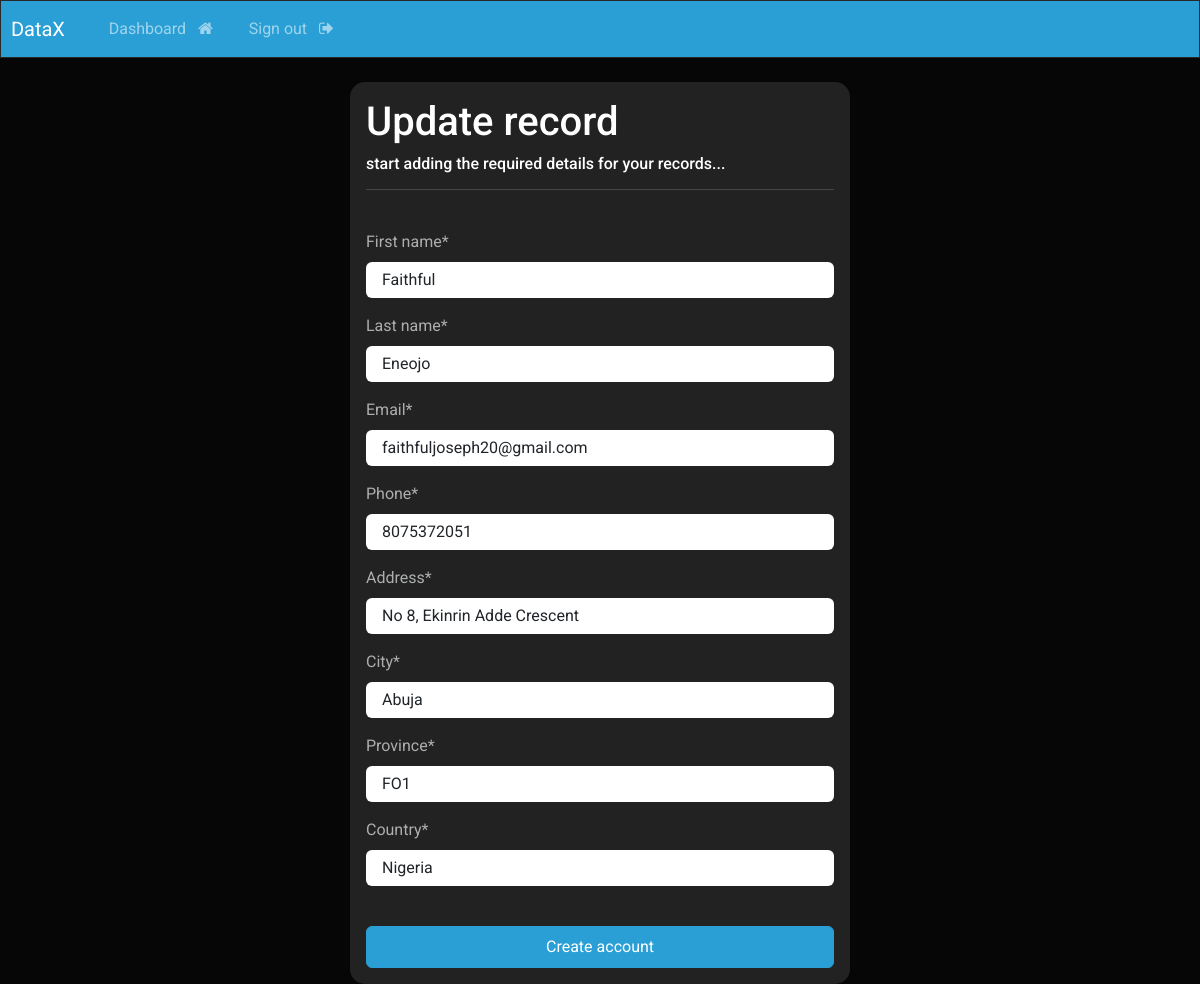
The app's page /update-record/4 (signed in) with its own data.
### webapp/models.py (models this page shows, shortened)
class Record(models.Model):
    creation_date = models.DateTimeField(auto_now_add=True)
    first_name = models.CharField(max_length=150)
    last_name = models.CharField(max_length=150)
    email = models.EmailField(max_length=150)
    phone = models.CharField(max_length=20)
    address = models.CharField(max_length=300)
    city = models.CharField(max_length=255)
    province = models.CharField(max_length=200)
    country = models.CharField(max_length=120)

### webapp/views.py (the view)
# urls.py: path('update-record/<int:pk>',views.update_record, name ='update-record'),
@login_required(login_url='my-login')
def update_record(request, pk):
    record = Record.objects.get(id=pk)
    form = UpdateRecordForm(instance=record)
    if request.method == 'POST':
        form = UpdateRecordForm(request.POST, instance=record)
        if form.is_valid():
            form.save()
            return redirect("dashboard")
    context = {'form': form}
    return render(request, 'webapp/update-record.html', context = context)

### webapp/forms.py
class UpdateRecordForm(forms.ModelForm):
    class Meta:
          model = Record
          fields = ['first_name', 'last_name', 'email', 'phone', 'address', 'city', 'province', 'country']

### webapp/templates/webapp/update-record.html (shortened to what this page needs)
{% extends 'webapp/base.html' %}
{% load crispy_forms_tags %}
{% block content %}
<body>
    <div class="container bg-light shadow-md p-3 form-layout">
        <h3> Update record</h3>
        <h6> start adding the required details for your records... </h6>
        <hr>
        <br>
        <form action="" method="POST" autocomplete="off">
            {{form | crispy}}
            <br>
            <button type="submit" class="btn btn-primary w-100 btn-block p-2"> Create account </button>
        </form>
    </div>
</body>
{% endblock %}

### dashboard/static/css/styles.css (style rules this page uses)
.form-layout { border-radius: 15px; width:500px; }

### records on screen
Record: first_name "Faithful", last_name "Eneojo", email "faithfuljoseph20@gmail.com", phone "8075372051", address "No 8, Ekinrin Adde Crescent", city "Abuja", province "FO1", country "Nigeria"
